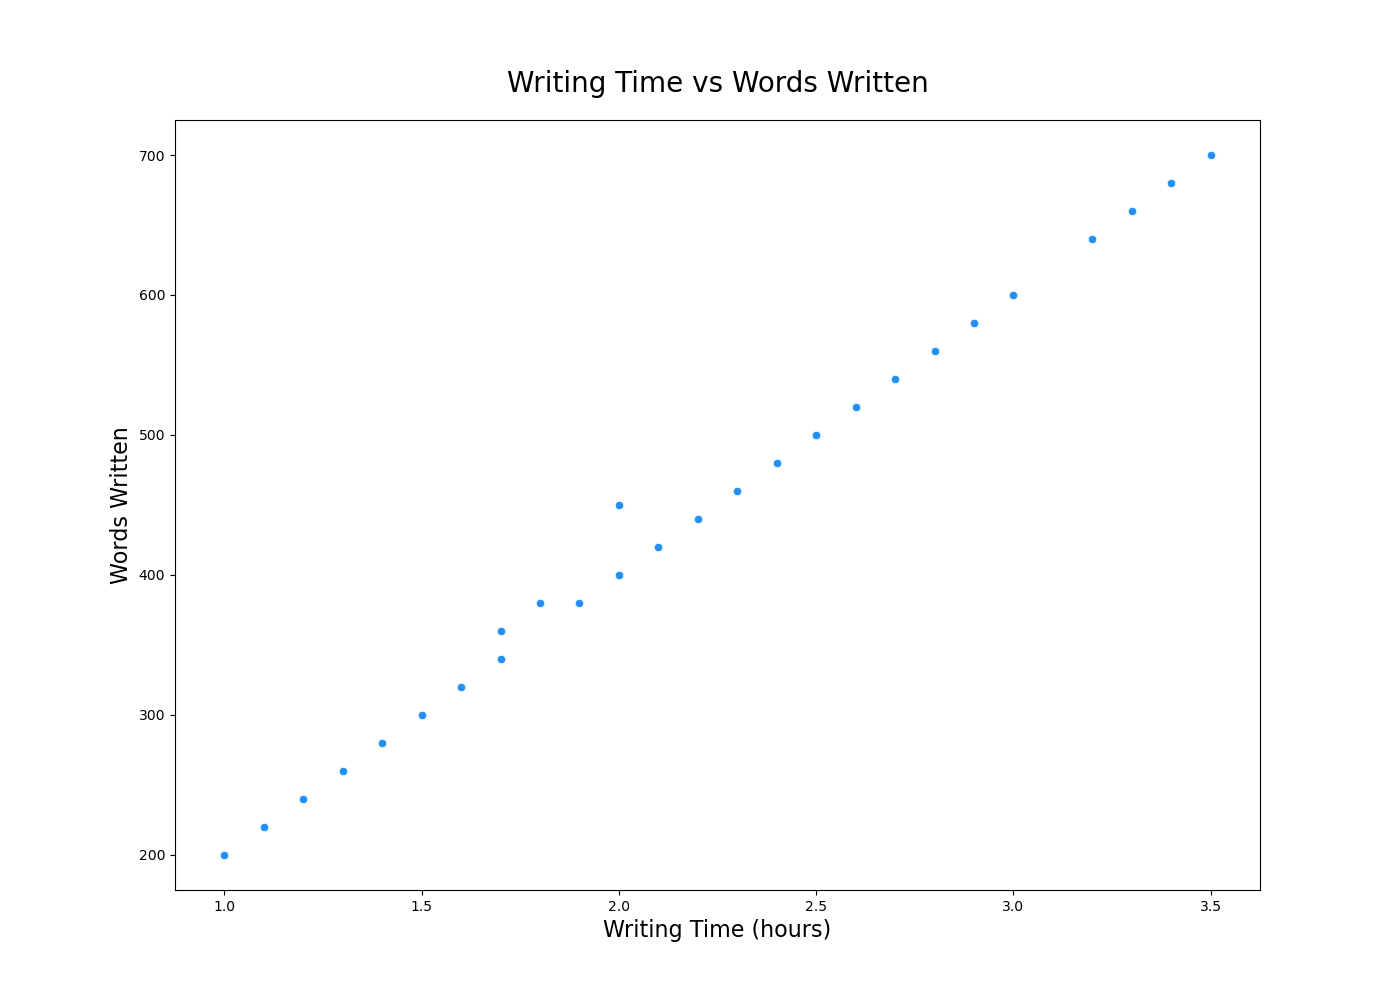

Here is the Python script that generated this plot:

import seaborn as sns
import pandas as pd
import matplotlib.pyplot as plt

data = {
    'Day': [1, 2, 3, 4, 5, 6, 7, 8, 9, 10, 11, 12, 13, 14, 15, 16, 17, 18, 19, 20, 21, 22, 23, 24, 25, 26, 27, 28, 29, 30],
    'WritingTime': [1.5, 2.0, 1.0, 3.0, 2.5, 1.8, 2.2, 2.0, 1.7, 3.5, 2.8, 1.2, 2.6, 1.9, 3.2, 2.1, 2.4, 1.6, 3.3, 2.7, 1.4, 2.3, 3.0, 1.1, 2.9, 1.3, 2.5, 3.4, 2.0, 1.7],
    'WordsWritten': [300, 450, 200, 600, 500, 380, 440, 400, 360, 700, 560, 240, 520, 380, 640, 420, 480, 320, 660, 540, 280, 460, 600, 220, 580, 260, 500, 680, 400, 340]
}

df = pd.DataFrame(data)

plt.figure(figsize=(14, 10))
scatterplot = sns.scatterplot(x='WritingTime', y='WordsWritten', data=df, color='#1E90FF')

scatterplot.set_title('Writing Time vs Words Written', fontsize=20, pad=20)
scatterplot.set_xlabel('Writing Time (hours)', fontsize=16)
scatterplot.set_ylabel('Words Written', fontsize=16)

plt.show()
